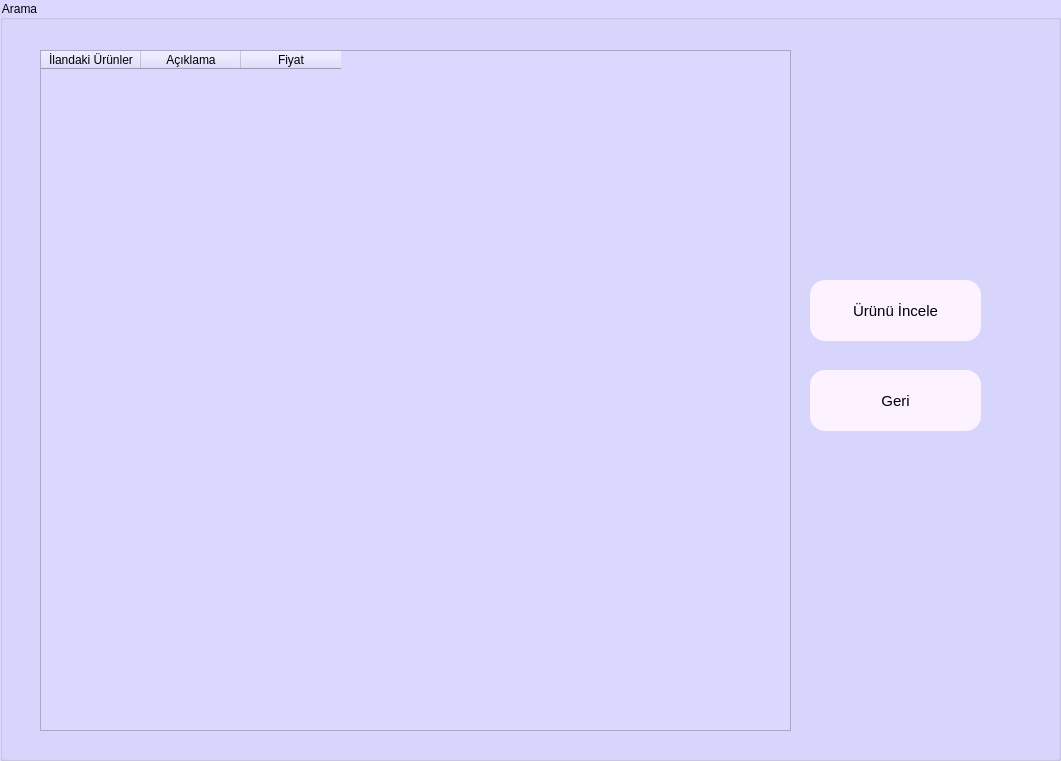
  <widget class="QGroupBox" name="groupBox_3">
   <property name="geometry">
    <rect>
     <x>150</x>
     <y>50</y>
     <width>1061</width>
     <height>761</height>
    </rect>
   </property>
   <property name="styleSheet">
    <string notr="true">background-color:rgb(218, 216, 255);</string>
   </property>
   <property name="title">
    <string>Arama</string>
   </property>
   <widget class="QTableWidget" name="tableWidget_12">
    <property name="geometry">
     <rect>
      <x>40</x>
      <y>50</y>
      <width>751</width>
      <height>681</height>
     </rect>
    </property>
    <property name="dragDropOverwriteMode">
     <bool>true</bool>
    </property>
    <property name="sortingEnabled">
     <bool>false</bool>
    </property>
    <property name="wordWrap">
     <bool>true</bool>
    </property>
    <column>
     <property name="text">
      <string>İlandaki Ürünler</string>
     </property>
    </column>
    <column>
     <property name="text">
      <string>Açıklama</string>
     </property>
    </column>
    <column>
     <property name="text">
      <string>Fiyat</string>
     </property>
    </column>
   </widget>
   <widget class="QPushButton" name="pushButton_13">
    <property name="geometry">
     <rect>
      <x>810</x>
      <y>280</y>
      <width>171</width>
      <height>61</height>
     </rect>
    </property>
    <property name="font">
     <font>
      <pointsize>11</pointsize>
     </font>
    </property>
    <property name="styleSheet">
     <string notr="true">border-radius:15;
background-color:rgb(253, 242, 255);</string>
    </property>
    <property name="text">
     <string>Ürünü İncele</string>
    </property>
   </widget>
   <widget class="QPushButton" name="pushButton_14">
    <property name="geometry">
     <rect>
      <x>810</x>
      <y>370</y>
      <width>171</width>
      <height>61</height>
     </rect>
    </property>
    <property name="font">
     <font>
      <pointsize>11</pointsize>
     </font>
    </property>
    <property name="styleSheet">
     <string notr="true">border-radius:15;
background-color:rgb(253, 242, 255);</string>
    </property>
    <property name="text">
     <string>Geri</string>
    </property>
   </widget>
  </widget>
